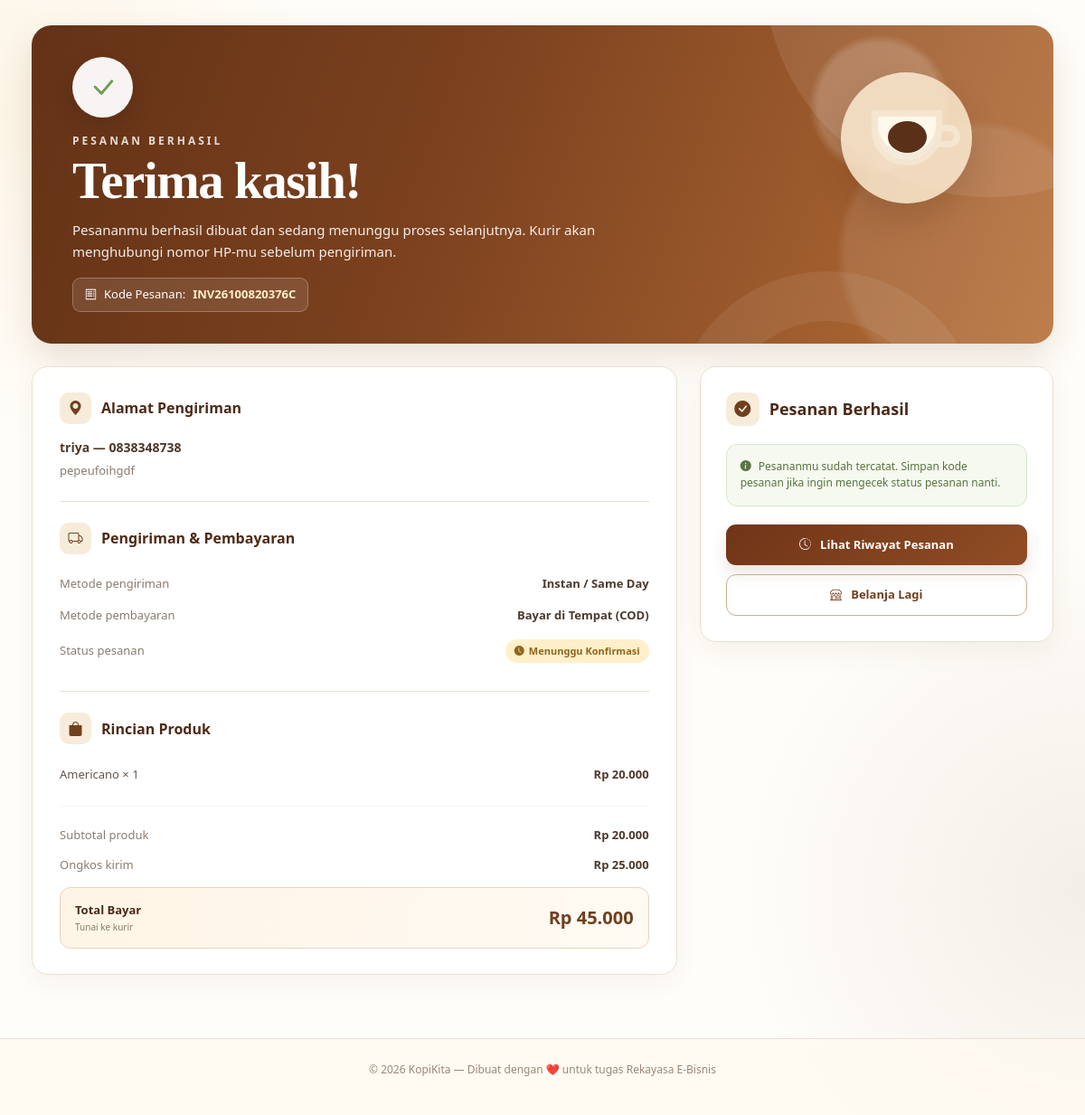
/pesanan_sukses.php?id=3 (signed in), run on the app's committed database.
### tables this page shows
CREATE TABLE `orders` (
  `id_order` int(11) NOT NULL,
  `id_user` int(11) NOT NULL,
  `kode_pesanan` varchar(20) NOT NULL,
  `nama_penerima` varchar(150) NOT NULL,
  `no_hp` varchar(25) NOT NULL,
  `alamat_pengiriman` text NOT NULL,
  `metode_pengiriman` varchar(30) NOT NULL,
  `label_pengiriman` varchar(100) NOT NULL,
  `ongkir` decimal(12,2) NOT NULL DEFAULT 0.00,
  `metode_pembayaran` varchar(20) NOT NULL DEFAULT 'COD',
  `catatan` text DEFAULT NULL,
  `subtotal_produk` decimal(12,2) NOT NULL DEFAULT 0.00,
  `total_bayar` decimal(12,2) NOT NULL DEFAULT 0.00,
  `status` varchar(30) NOT NULL DEFAULT 'Menunggu Konfirmasi',
  `created_at` datetime NOT NULL DEFAULT current_timestamp()
);

CREATE TABLE `order_items` (
  `id_item` int(11) NOT NULL,
  `id_order` int(11) NOT NULL,
  `id_produk` int(11) NOT NULL,
  `nama_produk` varchar(200) NOT NULL,
  `harga_satuan` decimal(12,2) NOT NULL,
  `qty` int(11) NOT NULL,
  `subtotal` decimal(12,2) NOT NULL
);

### includes/functions.php (called while the page is built, shortened)
<?php
function formatRupiah($angka) {
    return 'Rp ' . number_format($angka, 0, ',', '.');
}

### pesanan_sukses.php (the view, shortened to what this page needs)
<?php
require_once 'includes/db.php';
require_once 'includes/functions.php';
$orderId = (int)($_GET['id'] ?? 0);
$stmt = $pdo->prepare("SELECT * FROM orders WHERE id_order = ? AND id_user = ?");
$stmt->execute([$orderId, $_SESSION['user_id']]);
$order = $stmt->fetch();
$stmtItems = $pdo->prepare("SELECT * FROM order_items WHERE id_order = ?");
$stmtItems->execute([$orderId]);
$orderItems = $stmtItems->fetchAll();
?>
<!DOCTYPE html>
<html lang="id">
<head>
    <link
        href="https://cdn.jsdelivr.net/npm/bootstrap@5.3.0/dist/css/bootstrap.min.css"
        rel="stylesheet">
    <link
        href="https://cdn.jsdelivr.net/npm/bootstrap-icons@1.11.0/font/bootstrap-icons.css"
        rel="stylesheet">
</head>
<body>
    <main class="success-container">
        <section class="success-hero">
            <div class="hero-content">
                <div class="success-icon">
                    <i class="bi bi-check-lg"></i>
                </div>
                <div class="hero-small">
                    Pesanan Berhasil
                </div>
                <h1 class="hero-title">
                    Terima kasih!
                </h1>
                <p class="hero-description">
                    Pesananmu berhasil dibuat dan sedang menunggu
                    proses selanjutnya. Kurir akan menghubungi
                    nomor HP-mu sebelum pengiriman.
                </p>
                <div class="order-code">
                    <i class="bi bi-receipt"></i>
                    Kode Pesanan:
                    <strong>
                        <?= htmlspecialchars($order['kode_pesanan']) ?>
                    </strong>
                </div>
            </div>
            <div class="coffee-decoration">
                <div class="coffee-cup"></div>
            </div>
        </section>
        <div class="content-grid">
            <div class="order-card">
                <div class="card-section">
                    <div class="section-title">
                        <i class="bi bi-geo-alt-fill"></i>
                        Alamat Pengiriman
                    </div>
                    <div class="receiver">
                        <?= htmlspecialchars($order['nama_penerima']) ?>
                        —
                        <?= htmlspecialchars($order['no_hp']) ?>
                    </div>
                    <div class="address">
                        <?= nl2br(
                            htmlspecialchars(
                                $order['alamat_pengiriman']
                            )
                        ) ?>
                    </div>
                </div>
                <div class="card-section">
                    <div class="section-title">
                        <i class="bi bi-truck"></i>
                        Pengiriman & Pembayaran
                    </div>
                    <div class="info-row">
                        <span class="info-label">
                            Metode pengiriman
                        </span>
                        <span class="info-value">
                            <?= htmlspecialchars(
                                $order['label_pengiriman']
                            ) ?>
                        </span>
                    </div>
                    <div class="info-row">
                        <span class="info-label">
                            Metode pembayaran
                        </span>
                        <span class="info-value">
                            Bayar di Tempat (COD)
                        </span>
                    </div>
                    <div class="info-row">
                        <span class="info-label">
                            Status pesanan
                        </span>
                        <span class="status-badge">
                            <i class="bi bi-clock-fill"></i>
                            <?= htmlspecialchars(
                                $order['status']
                            ) ?>
                        </span>
                    </div>
                </div>
                <div class="card-section">
                    <div class="section-title">
                        <i class="bi bi-bag-fill"></i>
                        Rincian Produk
                    </div>
                    <?php foreach ($orderItems as $it): ?>
                        <div class="product-row">
                            <span class="product-name">
                                <?= htmlspecialchars(
                                    $it['nama_produk']
                                ) ?>
                                × <?= $it['qty'] ?>
                            </span>
                            <span class="product-price">
                                <?= formatRupiah(
                                    $it['subtotal']
                                ) ?>
                            </span>
                        </div>
                    <?php endforeach; ?>
                    <hr class="summary-divider">
                    <div class="summary-line">
                        <span>
                            Subtotal produk
                        </span>
                        <span>
                            <?= formatRupiah(
                                $order['subtotal_produk']
                            ) ?>
                        </span>
                    </div>
                    <div class="summary-line">
                        <span>
                            Ongkos kirim
                        </span>
                        <span>
                            <?= formatRupiah(
                                $order['ongkir']
                            ) ?>
                        </span>
                    </div>
                    <div class="total-box">
                        <div class="total-label">
                            Total Bayar
                            <small>
                                Tunai ke kurir
                            </small>
                        </div>
                        <div class="total-price">
                            <?= formatRupiah(
                                $order['total_bayar']
                            ) ?>
                        </div>
                    </div>
                </div>
            </div>
            <aside class="side-card">
                <div class="side-heading">
                    <i class="bi bi-check-circle-fill"></i>
                    Pesanan Berhasil
                </div>
                <div class="success-message">
                    <i class="bi bi-info-circle-fill"></i>
                    Pesananmu sudah tercatat.
                    Simpan kode pesanan jika ingin
                    mengecek status pesanan nanti.
                </div>
                <a
                    href="user/riwayat_pesanan.php"
                    class="btn-main">
                    <i class="bi bi-clock-history"></i>
                    &nbsp;
                    Lihat Riwayat Pesanan
                </a>
                <a
                    href="katalog.php"
                    class="btn-secondary-custom">
                    <i class="bi bi-shop"></i>
                    &nbsp;
                    Belanja Lagi
                </a>
            </aside>
        </div>
    </main>
    <?php include 'footer.php'; ?>
</body>
</html>

### data on the page
orders: kode_pesanan "INV26100820376C", nama_penerima "triya", no_hp "0838348738", alamat_pengiriman "pepeufoihgdf", label_pengiriman "Instan / Same Day", status "Menunggu Konfirmasi", subtotal_produk "Rp 20.000", ongkir "Rp 25.000", total_bayar "Rp 45.000"
order_items: nama_produk "Americano", qty "1", subtotal "Rp 20.000"
